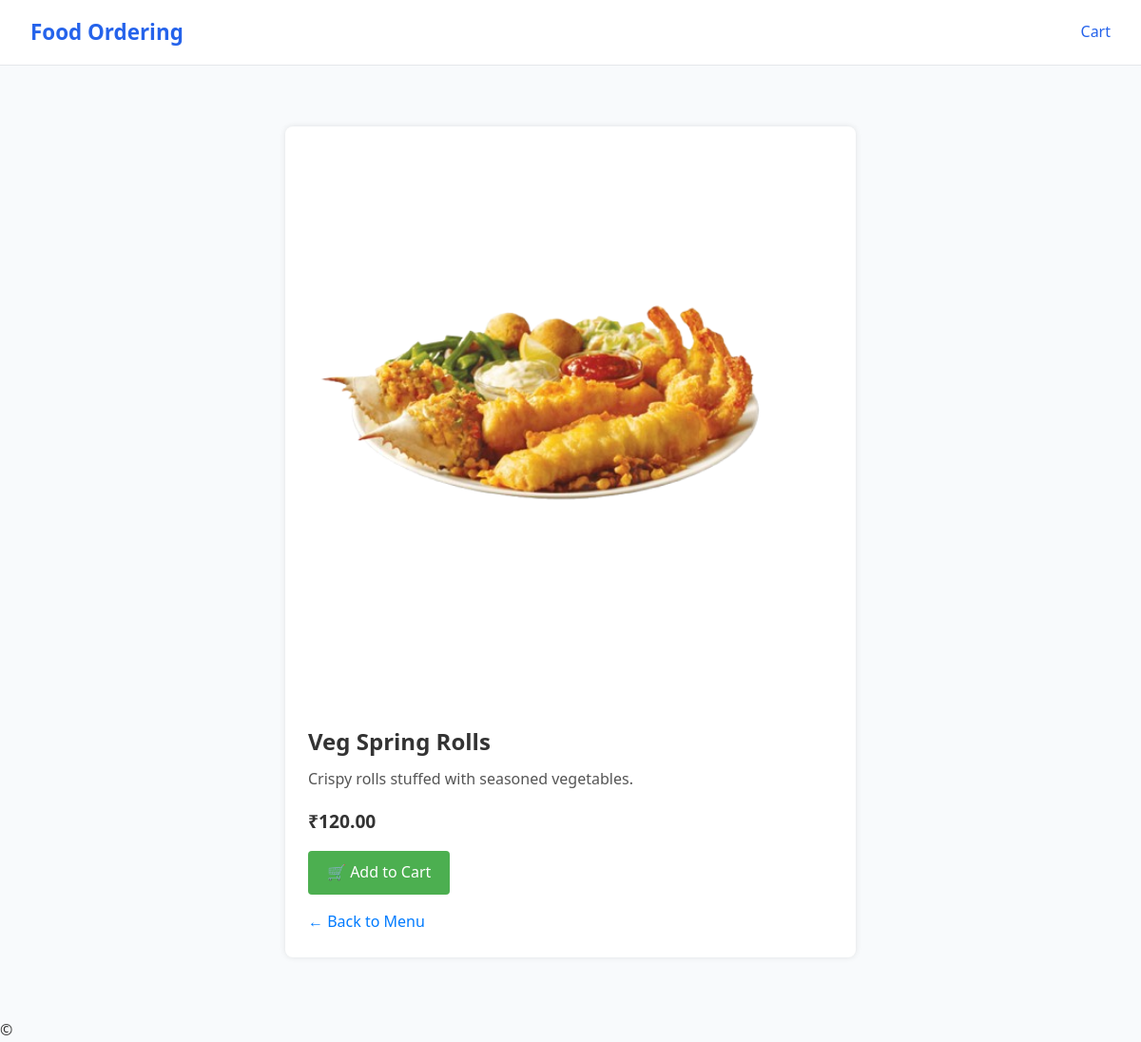
Screenshot of /item/1/ with the database file from the repository.
### restaurant/models.py (models this page shows, shortened)
class MenuItem(models.Model):
    restaurant = models.ForeignKey(Restaurant, related_name='menu_items', on_delete=models.CASCADE)
    category = models.ForeignKey(Category, related_name='items', on_delete=models.SET_NULL, null=True, blank=True)
    name = models.CharField(max_length=200)
    description = models.TextField(blank=True)
    price = models.DecimalField(max_digits=8, decimal_places=2)
    is_available = models.BooleanField(default=True)
    image = models.ImageField(upload_to='menu_images/', null=True, blank=True)
    created = models.DateTimeField(auto_now_add=True)

### restaurant/views.py (the view)
# urls.py: path('item/<int:pk>/', views.menu_item_detail, name='menu_item'),
def menu_item_detail(request, pk):
    item = get_object_or_404(MenuItem, id=pk)
    return render(request, 'restaurant/menu_item.html', {'item': item})

### restaurant/templates/restaurant/menu_item.html (shortened to what this page needs)
{% extends "restaurant/base.html" %}
{% load static %}
{% block content %}
<div class="menu-item-page" style="max-width: 600px; margin: 2rem auto; padding: 1.5rem; background: #fff; border-radius: 8px; box-shadow: 0 0 6px rgba(0,0,0,0.1);">
  {% if item.image %}
    <img src="{{ item.image.url }}" alt="{{ item.name }}" style="width:100%; height:auto; border-radius:6px;">
  {% else %}
    <img src="{% static 'restaurant/no-image.png' %}" alt="No image available" style="width:100%; height:auto; border-radius:6px;">
  {% endif %}
  <h2 style="margin-top: 1rem;">{{ item.name }}</h2>
  <p style="color: #555;">{{ item.description|default:"No description available." }}</p>
  <p style="font-size: 1.2rem; font-weight: bold;">₹{{ item.price }}</p>
  {% if item.is_available %}
    <a href="{% url 'restaurant:add_to_cart' item.id %}"
       style="display:inline-block; padding: 10px 20px; background:#4CAF50; color:#fff; border-radius:4px; text-decoration:none;">
       🛒 Add to Cart
    </a>
  {% else %}
    <button disabled style="padding:10px 20px; background:#ccc; border:none; border-radius:4px;">Not Available</button>
  {% endif %}
  <div style="margin-top:1rem;">
    <a href="{% url 'restaurant:menu_by_restaurant' item.restaurant.id %}" style="color:#007bff; text-decoration:none;">← Back to Menu</a>
  </div>
</div>
{% endblock %}

### restaurant/static/restaurant/styles.css (style rules this page uses)
* { box-sizing: border-box; margin: 0; padding: 0; }
body { font-family: "Segoe UI", Roboto, Arial, sans-serif; background-color: #f8fafc; color: #333; line-height: 1.6; }
.menu-item-page img { width: 100%; border-radius: 8px; margin-bottom: 1rem; }
.menu-item-page h2 { font-size: 1.5rem; margin-bottom: 0.5rem; }
.menu-item-page p { margin-bottom: 1rem; }

### rows the page displays
MenuItem: image (picture), name "Veg Spring Rolls", description "Crispy rolls stuffed with seasoned vegetables.", price "120.00"
